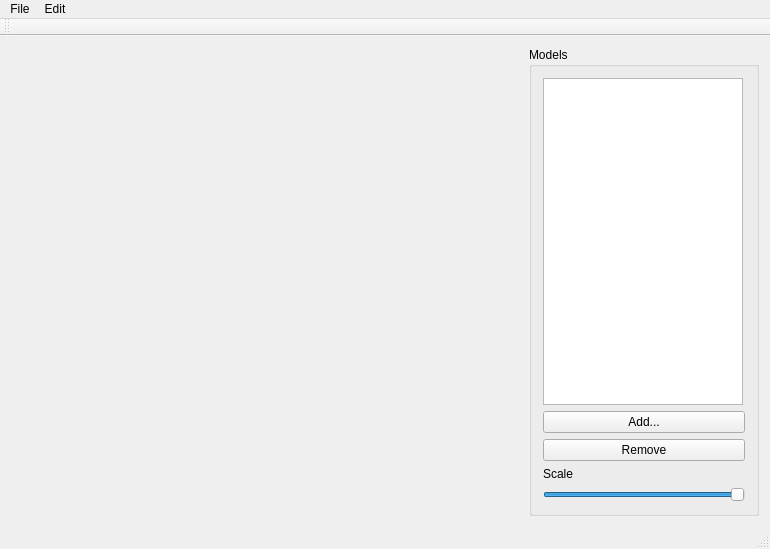
<?xml version="1.0" encoding="UTF-8"?>
<ui version="4.0">
 <class>MainWindow</class>
 <widget class="QMainWindow" name="MainWindow">
  <property name="geometry">
   <rect>
    <x>0</x>
    <y>0</y>
    <width>770</width>
    <height>549</height>
   </rect>
  </property>
  <property name="maximumSize">
   <size>
    <width>770</width>
    <height>16777215</height>
   </size>
  </property>
  <property name="windowTitle">
   <string>MainWindow</string>
  </property>
  <widget class="QWidget" name="centralWidget">
   <layout class="QHBoxLayout" name="horizontalLayout">
    <item>
     <widget class="BasicOpenGLView" name="oglwidget" native="true">
      <property name="sizePolicy">
       <sizepolicy hsizetype="Expanding" vsizetype="Expanding">
        <horstretch>0</horstretch>
        <verstretch>0</verstretch>
       </sizepolicy>
      </property>
      <property name="minimumSize">
       <size>
        <width>500</width>
        <height>300</height>
       </size>
      </property>
     </widget>
    </item>
    <item>
     <widget class="QGroupBox" name="groupBox">
      <property name="minimumSize">
       <size>
        <width>230</width>
        <height>0</height>
       </size>
      </property>
      <property name="maximumSize">
       <size>
        <width>230</width>
        <height>16777215</height>
       </size>
      </property>
      <property name="title">
       <string>Models</string>
      </property>
      <layout class="QVBoxLayout" name="verticalLayout">
       <item>
        <widget class="QListWidget" name="listWidget">
         <property name="minimumSize">
          <size>
           <width>200</width>
           <height>300</height>
          </size>
         </property>
         <property name="maximumSize">
          <size>
           <width>200</width>
           <height>16777215</height>
          </size>
         </property>
         <property name="alternatingRowColors">
          <bool>true</bool>
         </property>
         <property name="selectionMode">
          <enum>QAbstractItemView::ExtendedSelection</enum>
         </property>
         <property name="selectionBehavior">
          <enum>QAbstractItemView::SelectRows</enum>
         </property>
         <property name="selectionRectVisible">
          <bool>true</bool>
         </property>
        </widget>
       </item>
       <item>
        <widget class="QPushButton" name="addButton">
         <property name="text">
          <string>Add...</string>
         </property>
        </widget>
       </item>
       <item>
        <widget class="QPushButton" name="removeButton">
         <property name="text">
          <string>Remove</string>
         </property>
        </widget>
       </item>
       <item>
        <widget class="QLabel" name="label">
         <property name="text">
          <string>Scale</string>
         </property>
        </widget>
       </item>
       <item>
        <widget class="QSlider" name="scaleSlider">
         <property name="minimum">
          <number>10</number>
         </property>
         <property name="maximum">
          <number>100</number>
         </property>
         <property name="value">
          <number>100</number>
         </property>
         <property name="orientation">
          <enum>Qt::Horizontal</enum>
         </property>
        </widget>
       </item>
      </layout>
     </widget>
    </item>
   </layout>
  </widget>
  <widget class="QMenuBar" name="menuBar">
   <property name="geometry">
    <rect>
     <x>0</x>
     <y>0</y>
     <width>770</width>
     <height>22</height>
    </rect>
   </property>
   <widget class="QMenu" name="menuFile">
    <property name="title">
     <string>File</string>
    </property>
    <addaction name="actionAdd_Model"/>
   </widget>
   <widget class="QMenu" name="menuEdit">
    <property name="title">
     <string>Edit</string>
    </property>
    <addaction name="actionRemove_Selected"/>
   </widget>
   <addaction name="menuFile"/>
   <addaction name="menuEdit"/>
  </widget>
  <widget class="QToolBar" name="mainToolBar">
   <attribute name="toolBarArea">
    <enum>TopToolBarArea</enum>
   </attribute>
   <attribute name="toolBarBreak">
    <bool>false</bool>
   </attribute>
  </widget>
  <widget class="QStatusBar" name="statusBar"/>
  <action name="actionAdd_Model">
   <property name="text">
    <string>Add Model...</string>
   </property>
  </action>
  <action name="actionRemove_Selected">
   <property name="text">
    <string>Remove Selected</string>
   </property>
  </action>
 </widget>
 <layoutdefault spacing="6" margin="11"/>
 <customwidgets>
  <customwidget>
   <class>BasicOpenGLView</class>
   <extends>QWidget</extends>
   <header>basicopenglview.h</header>
   <container>1</container>
  </customwidget>
 </customwidgets>
 <resources/>
 <connections/>
</ui>
